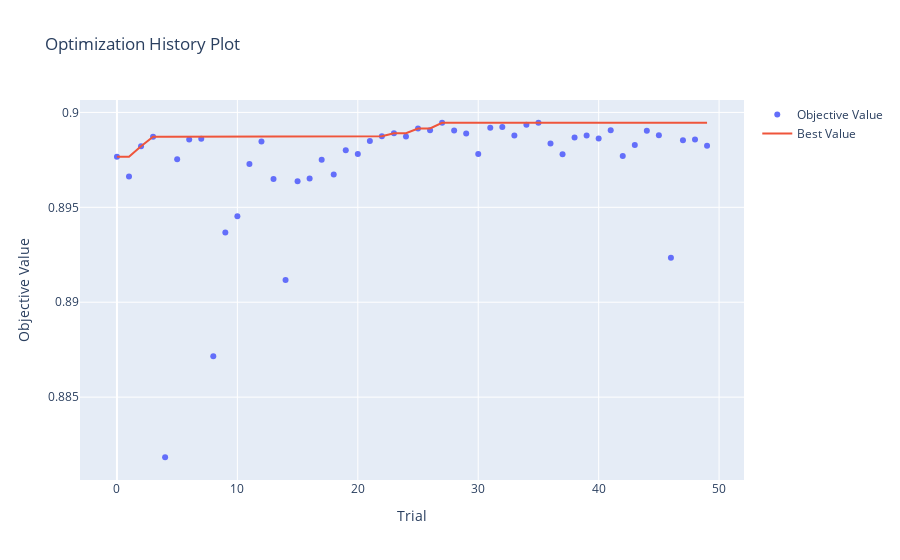

Notebook code cell kept with this figure:
### Code cell
optuna.visualization.plot_optimization_history(study)
